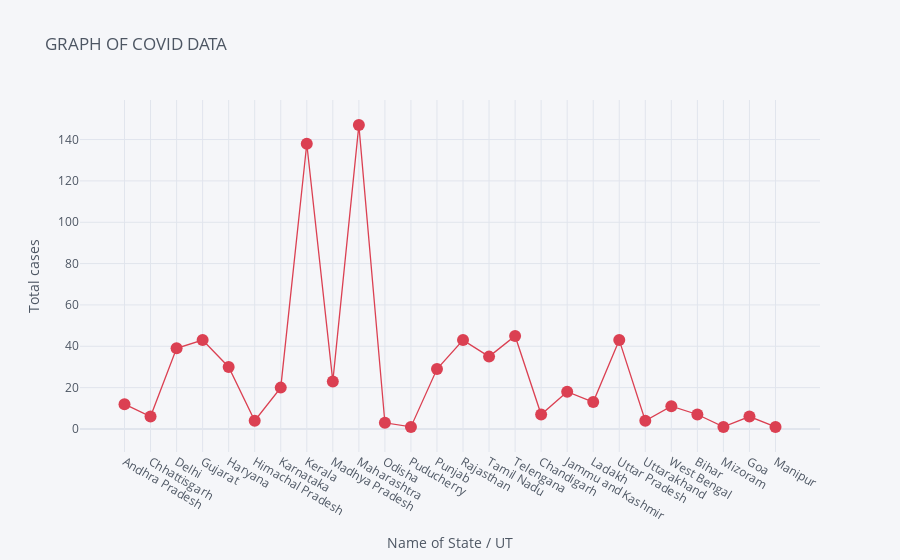

Notebook code for this chart:
### Code cell
#Scatter plot using plotly
df.iplot(kind='scatter',x='Name of State / UT',y='Total cases',mode='markers+lines',title='GRAPH OF COVID DATA',xTitle='Name of State / UT',yTitle='Total cases',colors='red')
plt.show()

### Figure 1 — Plotly figure (JSON) as saved in the notebook; plotly's stock layout.template omitted (floating-point values rounded to 4 significant figures)
{"data": [{"line": {"color": "rgba(219, 64, 82, 1.0)", "dash": "solid", "shape": "linear", "width": 1.3}, "marker": {"size": 12, "symbol": "circle"}, "mode": "markers+lines", "name": "Total cases", "text": "", "type": "scatter", "x": ["Andhra Pradesh", "Chhattisgarh", "Delhi", "Gujarat", "Haryana", "Himachal Pradesh", "Karnataka", "Kerala", "Madhya Pradesh", "Maharashtra", "Odisha", "Puducherry", "Punjab", "Rajasthan", "Tamil Nadu", "Telengana", "Chandigarh", "Jammu and Kashmir", "Ladakh", "Uttar Pradesh", "Uttarakhand", "West Bengal", "Bihar", "Mizoram", "Goa", "Manipur"], "y": [12, 6, 39, 43, 30, 4, 20, 138, 23, 147, 3, 1, 29, 43, 35, 45, 7, 18, 13, 43, 4, 11, 7, 1, 6, 1]}], "layout": {"legend": {"bgcolor": "#F5F6F9", "font": {"color": "#4D5663"}}, "paper_bgcolor": "#F5F6F9", "plot_bgcolor": "#F5F6F9", "title": {"font": {"color": "#4D5663"}, "text": "GRAPH OF COVID DATA"}, "xaxis": {"gridcolor": "#E1E5ED", "showgrid": true, "tickfont": {"color": "#4D5663"}, "title": {"font": {"color": "#4D5663"}, "text": "Name of State / UT"}, "zerolinecolor": "#E1E5ED"}, "yaxis": {"gridcolor": "#E1E5ED", "showgrid": true, "tickfont": {"color": "#4D5663"}, "title": {"font": {"color": "#4D5663"}, "text": "Total cases"}, "zerolinecolor": "#E1E5ED"}}}
